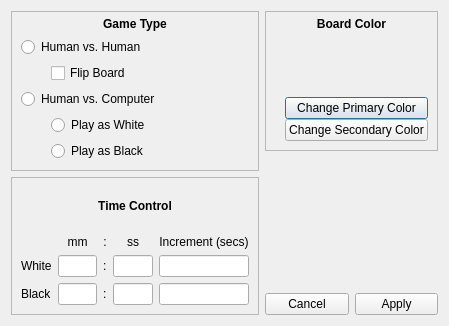
<?xml version="1.0" encoding="UTF-8"?>
<ui version="4.0">
 <class>SettingsDialog</class>
 <widget class="QDialog" name="SettingsDialog">
  <property name="windowModality">
   <enum>Qt::ApplicationModal</enum>
  </property>
  <property name="enabled">
   <bool>true</bool>
  </property>
  <property name="geometry">
   <rect>
    <x>0</x>
    <y>0</y>
    <width>449</width>
    <height>326</height>
   </rect>
  </property>
  <property name="sizePolicy">
   <sizepolicy hsizetype="Preferred" vsizetype="Preferred">
    <horstretch>0</horstretch>
    <verstretch>0</verstretch>
   </sizepolicy>
  </property>
  <property name="minimumSize">
   <size>
    <width>0</width>
    <height>0</height>
   </size>
  </property>
  <property name="maximumSize">
   <size>
    <width>10000</width>
    <height>10000</height>
   </size>
  </property>
  <property name="windowTitle">
   <string>Settings</string>
  </property>
  <layout class="QHBoxLayout" name="horizontalLayout">
   <item>
    <layout class="QVBoxLayout" name="verticalLayout_2">
     <item>
      <widget class="QFrame" name="gameTypeFrame">
       <property name="frameShape">
        <enum>QFrame::StyledPanel</enum>
       </property>
       <property name="frameShadow">
        <enum>QFrame::Raised</enum>
       </property>
       <property name="lineWidth">
        <number>1</number>
       </property>
       <property name="midLineWidth">
        <number>0</number>
       </property>
       <layout class="QVBoxLayout" name="verticalLayout_5">
        <property name="topMargin">
         <number>5</number>
        </property>
        <item>
         <widget class="QLabel" name="gameTypeLabel">
          <property name="styleSheet">
           <string notr="true">color: black;
font-weight: bold;</string>
          </property>
          <property name="text">
           <string>Game Type</string>
          </property>
          <property name="alignment">
           <set>Qt::AlignCenter</set>
          </property>
         </widget>
        </item>
        <item>
         <widget class="QRadioButton" name="HvHButton">
          <property name="text">
           <string>Human vs. Human</string>
          </property>
          <property name="autoExclusive">
           <bool>true</bool>
          </property>
         </widget>
        </item>
        <item>
         <layout class="QHBoxLayout" name="flipBoardHBox">
          <item>
           <spacer name="horizontalSpacer_2">
            <property name="orientation">
             <enum>Qt::Horizontal</enum>
            </property>
            <property name="sizeType">
             <enum>QSizePolicy::Fixed</enum>
            </property>
            <property name="sizeHint" stdset="0">
             <size>
              <width>30</width>
              <height>20</height>
             </size>
            </property>
           </spacer>
          </item>
          <item>
           <widget class="QCheckBox" name="flipBoardCheckBox">
            <property name="text">
             <string>Flip Board</string>
            </property>
           </widget>
          </item>
         </layout>
        </item>
        <item>
         <widget class="QRadioButton" name="HvCButton">
          <property name="text">
           <string>Human vs. Computer</string>
          </property>
          <property name="checkable">
           <bool>true</bool>
          </property>
          <property name="checked">
           <bool>false</bool>
          </property>
          <property name="autoRepeat">
           <bool>false</bool>
          </property>
          <property name="autoExclusive">
           <bool>true</bool>
          </property>
         </widget>
        </item>
        <item>
         <layout class="QGridLayout" name="startingColorGrid">
          <item row="0" column="1">
           <widget class="QRadioButton" name="startWhiteButton">
            <property name="text">
             <string>Play as White</string>
            </property>
            <property name="autoExclusive">
             <bool>false</bool>
            </property>
           </widget>
          </item>
          <item row="0" column="0">
           <spacer name="horizontalSpacer">
            <property name="orientation">
             <enum>Qt::Horizontal</enum>
            </property>
            <property name="sizeType">
             <enum>QSizePolicy::Fixed</enum>
            </property>
            <property name="sizeHint" stdset="0">
             <size>
              <width>30</width>
              <height>20</height>
             </size>
            </property>
           </spacer>
          </item>
          <item row="1" column="1">
           <widget class="QRadioButton" name="startBlackButton">
            <property name="text">
             <string>Play as Black</string>
            </property>
            <property name="autoExclusive">
             <bool>false</bool>
            </property>
           </widget>
          </item>
         </layout>
        </item>
       </layout>
      </widget>
     </item>
     <item>
      <widget class="QFrame" name="timeControlFrame">
       <property name="frameShape">
        <enum>QFrame::StyledPanel</enum>
       </property>
       <property name="frameShadow">
        <enum>QFrame::Raised</enum>
       </property>
       <layout class="QVBoxLayout" name="verticalLayout">
        <property name="topMargin">
         <number>5</number>
        </property>
        <item>
         <widget class="QLabel" name="timeControlLabel">
          <property name="styleSheet">
           <string notr="true">color: black;
font-weight: bold;</string>
          </property>
          <property name="text">
           <string>Time Control</string>
          </property>
          <property name="alignment">
           <set>Qt::AlignCenter</set>
          </property>
         </widget>
        </item>
        <item>
         <layout class="QGridLayout" name="timeControlGrid">
          <item row="2" column="0">
           <widget class="QLabel" name="label_2">
            <property name="text">
             <string>Black</string>
            </property>
           </widget>
          </item>
          <item row="0" column="4">
           <widget class="QLabel" name="label_8">
            <property name="text">
             <string>Increment (secs)</string>
            </property>
            <property name="alignment">
             <set>Qt::AlignCenter</set>
            </property>
           </widget>
          </item>
          <item row="2" column="4">
           <widget class="QLineEdit" name="blackIncrement"/>
          </item>
          <item row="1" column="3">
           <widget class="QLineEdit" name="whiteSeconds">
            <property name="minimumSize">
             <size>
              <width>25</width>
              <height>0</height>
             </size>
            </property>
           </widget>
          </item>
          <item row="0" column="1">
           <widget class="QLabel" name="label_3">
            <property name="text">
             <string>mm</string>
            </property>
            <property name="alignment">
             <set>Qt::AlignCenter</set>
            </property>
           </widget>
          </item>
          <item row="2" column="2">
           <widget class="QLabel" name="label_5">
            <property name="text">
             <string>:</string>
            </property>
           </widget>
          </item>
          <item row="0" column="2">
           <widget class="QLabel" name="label_6">
            <property name="text">
             <string>:</string>
            </property>
            <property name="alignment">
             <set>Qt::AlignCenter</set>
            </property>
           </widget>
          </item>
          <item row="1" column="1">
           <widget class="QLineEdit" name="whiteMinutes">
            <property name="minimumSize">
             <size>
              <width>25</width>
              <height>0</height>
             </size>
            </property>
            <property name="dragEnabled">
             <bool>false</bool>
            </property>
            <property name="readOnly">
             <bool>false</bool>
            </property>
           </widget>
          </item>
          <item row="2" column="3">
           <widget class="QLineEdit" name="blackSeconds">
            <property name="minimumSize">
             <size>
              <width>25</width>
              <height>0</height>
             </size>
            </property>
           </widget>
          </item>
          <item row="0" column="3">
           <widget class="QLabel" name="label_7">
            <property name="text">
             <string>ss</string>
            </property>
            <property name="alignment">
             <set>Qt::AlignCenter</set>
            </property>
           </widget>
          </item>
          <item row="2" column="1">
           <widget class="QLineEdit" name="blackMinutes">
            <property name="minimumSize">
             <size>
              <width>25</width>
              <height>0</height>
             </size>
            </property>
           </widget>
          </item>
          <item row="1" column="2">
           <widget class="QLabel" name="label_4">
            <property name="text">
             <string>:</string>
            </property>
           </widget>
          </item>
          <item row="1" column="4">
           <widget class="QLineEdit" name="whiteIncrement"/>
          </item>
          <item row="1" column="0">
           <widget class="QLabel" name="label">
            <property name="text">
             <string>White</string>
            </property>
           </widget>
          </item>
         </layout>
        </item>
       </layout>
      </widget>
     </item>
    </layout>
   </item>
   <item>
    <layout class="QVBoxLayout" name="verticalLayout_3">
     <item>
      <widget class="QFrame" name="boardColorFrame">
       <property name="frameShape">
        <enum>QFrame::StyledPanel</enum>
       </property>
       <property name="frameShadow">
        <enum>QFrame::Raised</enum>
       </property>
       <layout class="QVBoxLayout" name="verticalLayout_6">
        <property name="topMargin">
         <number>5</number>
        </property>
        <item>
         <widget class="QLabel" name="boardColorLabel">
          <property name="styleSheet">
           <string notr="true">color: black;
font-weight: bold;</string>
          </property>
          <property name="text">
           <string>Board Color</string>
          </property>
          <property name="alignment">
           <set>Qt::AlignCenter</set>
          </property>
         </widget>
        </item>
        <item>
         <layout class="QHBoxLayout" name="boardColorHBox1">
          <property name="spacing">
           <number>0</number>
          </property>
          <item>
           <spacer name="horizontalSpacer_3">
            <property name="orientation">
             <enum>Qt::Horizontal</enum>
            </property>
            <property name="sizeHint" stdset="0">
             <size>
              <width>40</width>
              <height>20</height>
             </size>
            </property>
           </spacer>
          </item>
          <item>
           <spacer name="horizontalSpacer_4">
            <property name="orientation">
             <enum>Qt::Horizontal</enum>
            </property>
            <property name="sizeHint" stdset="0">
             <size>
              <width>40</width>
              <height>20</height>
             </size>
            </property>
           </spacer>
          </item>
         </layout>
        </item>
        <item>
         <layout class="QHBoxLayout" name="boardColorHBox2">
          <property name="spacing">
           <number>0</number>
          </property>
          <item>
           <spacer name="horizontalSpacer_5">
            <property name="orientation">
             <enum>Qt::Horizontal</enum>
            </property>
            <property name="sizeHint" stdset="0">
             <size>
              <width>40</width>
              <height>20</height>
             </size>
            </property>
           </spacer>
          </item>
          <item>
           <spacer name="horizontalSpacer_6">
            <property name="orientation">
             <enum>Qt::Horizontal</enum>
            </property>
            <property name="sizeHint" stdset="0">
             <size>
              <width>40</width>
              <height>20</height>
             </size>
            </property>
           </spacer>
          </item>
         </layout>
        </item>
        <item>
         <layout class="QHBoxLayout" name="boardColorHBox3">
          <property name="spacing">
           <number>0</number>
          </property>
          <item>
           <spacer name="horizontalSpacer_7">
            <property name="orientation">
             <enum>Qt::Horizontal</enum>
            </property>
            <property name="sizeHint" stdset="0">
             <size>
              <width>40</width>
              <height>20</height>
             </size>
            </property>
           </spacer>
          </item>
          <item>
           <spacer name="horizontalSpacer_8">
            <property name="orientation">
             <enum>Qt::Horizontal</enum>
            </property>
            <property name="sizeHint" stdset="0">
             <size>
              <width>40</width>
              <height>20</height>
             </size>
            </property>
           </spacer>
          </item>
         </layout>
        </item>
        <item>
         <layout class="QHBoxLayout" name="boardColorHBox4">
          <property name="spacing">
           <number>0</number>
          </property>
          <item>
           <spacer name="horizontalSpacer_9">
            <property name="orientation">
             <enum>Qt::Horizontal</enum>
            </property>
            <property name="sizeType">
             <enum>QSizePolicy::Fixed</enum>
            </property>
            <property name="sizeHint" stdset="0">
             <size>
              <width>10</width>
              <height>0</height>
             </size>
            </property>
           </spacer>
          </item>
          <item>
           <layout class="QVBoxLayout" name="chooseColorLayout">
            <item>
             <widget class="QPushButton" name="choosePrimaryButton">
              <property name="text">
               <string>Change Primary Color</string>
              </property>
             </widget>
            </item>
            <item>
             <widget class="QPushButton" name="chooseSecondaryButton">
              <property name="text">
               <string>Change Secondary Color</string>
              </property>
             </widget>
            </item>
           </layout>
          </item>
         </layout>
        </item>
       </layout>
      </widget>
     </item>
     <item>
      <spacer name="verticalSpacer">
       <property name="orientation">
        <enum>Qt::Vertical</enum>
       </property>
       <property name="sizeHint" stdset="0">
        <size>
         <width>20</width>
         <height>40</height>
        </size>
       </property>
      </spacer>
     </item>
     <item>
      <layout class="QHBoxLayout" name="horizontalLayout_7">
       <item>
        <widget class="QPushButton" name="cancelButton">
         <property name="text">
          <string>Cancel</string>
         </property>
        </widget>
       </item>
       <item>
        <widget class="QPushButton" name="applyButton">
         <property name="text">
          <string>Apply</string>
         </property>
        </widget>
       </item>
      </layout>
     </item>
    </layout>
   </item>
  </layout>
 </widget>
 <resources/>
 <connections/>
</ui>
